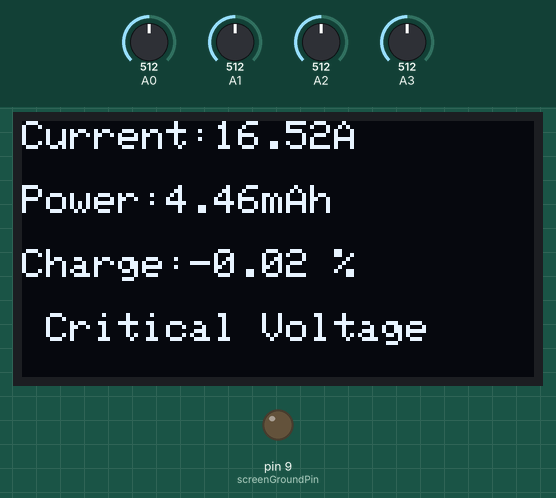
Simulated run of this sketch. Board: Arduino Uno, built with avr-gcc and run on an emulated ATmega328P. Shown: 128×64 one-colour display, output pins drawn as LEDs (lit = HIGH). Inputs (shaded band) come from the test bench; at power-on: A0 = 512, A3 = 512, A1 = 512, A2 = 512.

Above: at 1.3 s.
1.4 s: A0 set to 716
At 1.64 s:
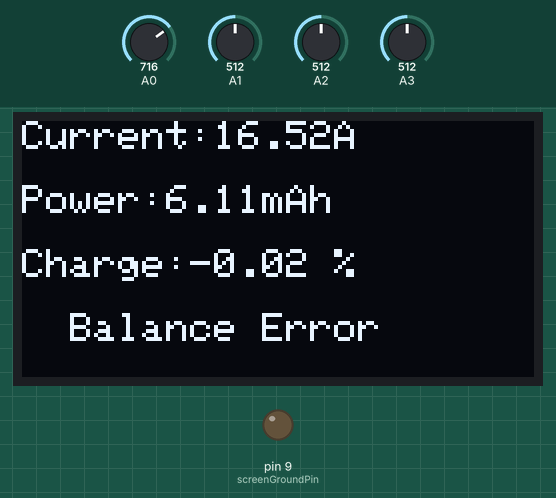
3.5 s: A3 set to 992
At 3.8 s:
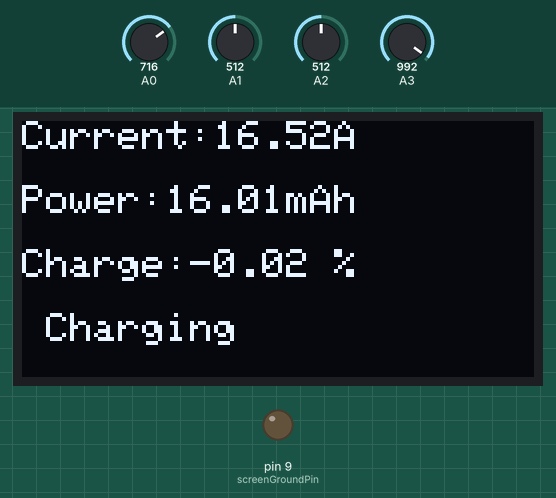
6.5 s: A1 set to 716
At 6.68 s:
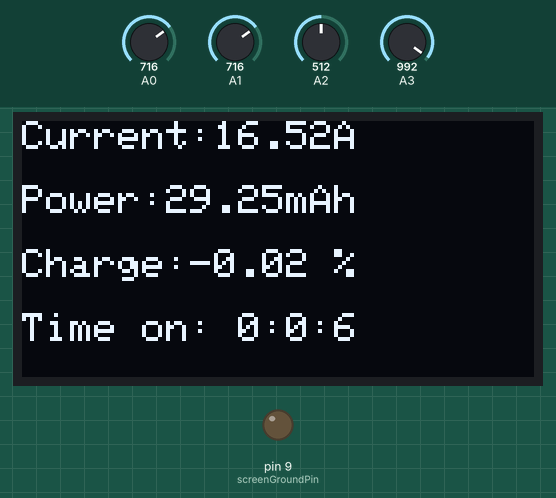
8.0 s: A2 set to 716
At 8.29 s:
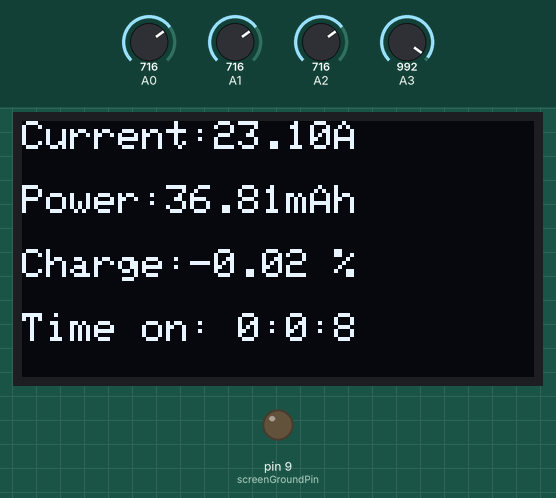
9.7 s: A0 set to 992
At 9.91 s:
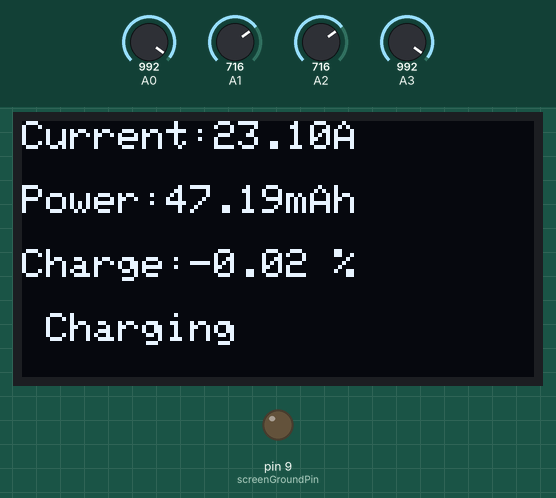
11.3 s: A1 set to 992
At 11.53 s:
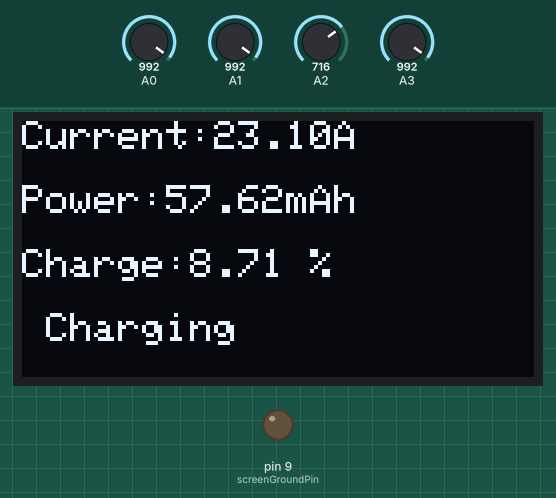

Measured:
- after the input at 1.4 s, the display: changes after 0.15 s (image 1)
- after the input at 3.5 s, the display: first differs from a run without the input after 0.21 s (image 2)

The sketch:

current_screen_v0.9.ino
```cpp
#include <Adafruit_GFX.h>
#include <Adafruit_SSD1306.h>
#include "math.h"
#include <avr/sleep.h>
#include <avr/wdt.h>


#define OLED_RESET 4
Adafruit_SSD1306 display(OLED_RESET);
 int screenGroundPin = 9;

// watchdog interrupt
ISR (WDT_vect) {
  wdt_disable();  // disable watchdog
}  // end of WDT_vect

    float Voltage = 0;
    //float b2V = 0;
    float Current = 0;
    float Charge = 100;
    float Power = 0;
    float inputVoltage = 0;
    float Battery1 = 0;
    float Battery2 = 0;
    bool firstWakeup = true;
    bool charging = false;
    bool mosfet = true;
    bool screen = false;
    unsigned long idleTime = 0;
    unsigned long upTime = 0;
    unsigned long wakeTime = 0;
    unsigned long lastTime = 0;
    unsigned long loopTime = 0;
    //delete these after testing
    //unsigned long millisNow = 0;
    //unsigned long usTime = 0;
    //unsigned long usLast = 0;
    //int us = 0;
    float Valpha = 0.3;
    float Calpha = 0.3;
    float Palpha = 0.002;
    int i = 0;
    int error = 0;
    String errorString = "";


void setup() {

  /*
  Serial.begin(115200);
  Serial.println("Basic Weather Station");
  */

    pinMode(screenGroundPin, OUTPUT);
    turnDisplayOn(100);
    digitalWrite(screenGroundPin, LOW); //ground pin for screen. Low-on High-off
    //delay(1000);
        wakeTime=millis();
        lastTime=wakeTime-1;
}
void loop(){

    measureVoltages();
    measureCurrent();

    //get the time
    unsigned long millisNow = millis();
    //loopTime = millisNow-lastTime;
    calculateCharge();
    calculatePower(millisNow);
    lastTime = millisNow;

    //calculate uptime move to display ever 100 statement
    upTime = (millisNow-fixRollover(wakeTime,millisNow))/1000L;

    if(Current>50){
      if(firstWakeup==true){
        wakeTime=millisNow;
        lastTime=wakeTime-1L;
        firstWakeup=false;
        Power = 0;
        turnDisplayOn(10);
      }
      //reset idle time
      idleTime = millisNow-2L;
    }

    chargeBatteries();


    if(Current<=50){
      //if waking up from sleep
      //if(firstWakeup==true){
        //test sleep duration
      }

      //if sitting for 3 seconds item was probably re plugged to clear data
      if((millisNow-fixRollover(idleTime,millisNow))>=8000){
        firstWakeup = true;
      }
      //if sitting for 10 seconds charging has probably finished doing nothing to sleep

      if((millisNow-fixRollover(idleTime,millisNow))>=10000){
        firstWakeup=true;
        if(charging==false){
          goSleep();
        }
      }

    if((millisNow-fixRollover(idleTime,millisNow))<10000){
      //update display every 100 loops
      i++;
      if (i>50){
        Display();
        i=0;
      }
    }
}
void chargeBatteries(){
  //handle checking if chargign, switching mosfets and display
  //check input voltage
  //Pro Mini analoge in is 3.3v tollerant
  //
  //B2----wwww---A3---wwww----GND
  //       R1          R2
  //5V  187.5k       300k
  //current through circuit = 10.246uA
  //(5.2/1023.0)= 5.083089mV resolution
  float latest = analogRead(A3)*0.005083089;
  inputVoltage = runningAverage(inputVoltage, latest, Valpha);


  if(inputVoltage>=4.8){
    if(firstWakeup){
      charging = true;
      chargeDisplay();
    }
    else{
      //screen already on charging a device
      errorString = "Charging";
      error++;
    }
  }
  if(inputVoltage<4.8){
     if(charging == true){
       charging = false;
     }
  }

  if(charging){
    mosfetControl();
  }
}
void chargeDisplay(){
  if(charging){
    if(screen==false){
      turnDisplayOn(200);
    }
    display.clearDisplay();
    display.setTextSize(1);
    display.setTextColor(WHITE);
    display.setCursor(0,0);
    display.println("Charging Batteries");
    display.setCursor(0,16);
    display.println("Charge:" + String(Charge*100.0) + " %");
    display.setCursor(0,32);
    display.println("Input:" + String(inputVoltage) + " V");
    display.fillRoundRect(0,48, map(Charge,0,1,0,display.width()), 16, 4, WHITE);
    display.drawRoundRect(0,48, display.width(), 16, 4, WHITE);
    display.display();
    //delay(1000);
  }
}
void mosfetControl(){
  //switch mosfets balancing???
  if(mosfet){
    //do top battery
  }
  else{
    //do bottom battery
  }
}
void Display(){
    display.clearDisplay();
    display.setTextSize(1);
    display.setTextColor(WHITE);
    display.setCursor(0,0);
    if(Current<1000){
      display.println("Current:" + String(Current) + "mA"); //Current
    }
    else{
      display.println("Current:" + String(Current/1000) + "A"); //Current
    }

    display.setCursor(0,16);
    if(Power>10000){
      display.println("Power:" + String(Power/1000.0) + "Ah");
    }
    else{
      display.println("Power:" + String(Power) + "mAh");
    }
    if(upTime/60%60%2){
      display.setCursor(0,32);
      display.println("V1:" + String(Battery1) +"V  V2:" + String(Battery2));
      //display.fillRoundRect(0,30, map(Charge,0,1,0,display.width()), 10, 4, WHITE);
      //display.drawRoundRect(0,30, display.width(), 10, 4, WHITE);
    }
    else{
      display.setCursor(0,32);
      display.println("Charge:" + String(Charge/10.0) + " %");
    }
    if(error>0 && upTime%2){
      display.setCursor(0,48);
      display.println(" " + String(errorString));
      error++;
      if(error>=5){
        error = 0;
        errorString ="";
      }
    }
    else{
      //if(upTime%2){
        int upTimeh = upTime/60/60;
        int upTimem = upTime/60%60;
        int upTimes = upTime%60;
        display.setCursor(0,48);
        display.println("Time on: " + String(upTimeh) + ":"+ String(upTimem) + ":"+ String(upTimes));
      //display.println("Voltage:" + String(Battery1+Battery2) + " V");
      //}
      //else{
      //  display.setCursor(0,48);
      //  display.println("V1:" + String(Battery1) + "V  V2:" + String(Battery2));
      //}
    }
    display.display();
    delay(100);
}

void measureVoltages(){
  //D1 Mini chip contains an inbuilt voltage divider
  //Vin---wwww---A0---wwww----Ain---wwww---GND
  //       R3          R1             R2
  //      540k        220k -internal- 100k
  //current through circuit = 9.77uA
  //(8.6/1023.0)=0.008406647mV resolution
  //
  //Pro Mini analoge in is 3.3v tollerant
  //
  //B2----wwww---A0---wwww----GND
  //       R1          R2
  //4.2V  90.91k       300k
  //A0 = (R2/R1+R2)*B2
  //current through circuit = 11uA
  //(4.3/1023.0)= 4.203324mV resolution
  float latest = analogRead(A0)*0.00420324;
  Battery1 = runningAverage(Battery1, latest, Valpha);


  //B1----wwww---A1---wwww----GND
  //       R1          R2
  //8.4V  320k         200k
  //current through circuit = 16.538uA
  //(8.6/1023.0)=8.406647mV resolution
  latest = (analogRead(A1)*0.008406647)-latest;
  //Voltage = Voltage - (Valpha * (Voltage - latest));
  Battery2 = runningAverage(Battery2, latest, Valpha);

  if(Battery1<3.5||Battery2<3.5){
    errorString = " Low Voltage";
    error++;
  }
  if(Battery1<3.3||Battery2<3.3){
    errorString = "Critical Voltage";
    error++;
  }
}

float runningAverage(float average, float latest, float alpha){
  average = average - (alpha * (average - latest));
  return average;
}

void measureCurrent(){
  //Pro Mini analog in is 3.3v tollerant
  //Vbat-----[load]----A2----wwww----GND
  //8.6v       I?           0.1ohms
  // I = V / R  3.3 / 0.1 = 33A max
  // V = I * R  A2 Voltage at 3Amps is 0.3V
  // (33/1023)=0.032258A 32.3mA resolution
  float latest = analogRead(A2)*32.258;
  Current = runningAverage(Current, latest, Calpha);
}

void calculateCharge(){
  float temp = (Battery1/Battery2);
  temp = abs(temp)-1;
  float total = (Battery1+Battery2)*100.0;
  float latest = map(total,661,841,0,1000.0); // /8.41V;
  Charge = runningAverage(Charge, latest, Palpha);
  if(Charge<-0.2){
    Charge = -0.2;
  }

  //if balance is out by 2%
  if(temp>0.02){
    errorString = " Balance Error";
    error++;
  }
}

void calculatePower(unsigned long millisNow){
  //calculate power mAh
  Power += Current*(millisNow-fixRollover(lastTime,millisNow))*0.000000278;// /60/60/1000;//0.00138889; // current amps *1000 to mA * change in time ms /1000/60/60 to hours
}

long fixRollover(unsigned long temp, unsigned long millisNow){
  if(temp>millisNow){ //fix rollover
    //need signed double resolution for this?
    //unsigned long fixed = (4294967294-temp)*-1;
    long fixed = ((4294967294-temp)*(-1));
    return fixed;
  }
  else{
    return temp;
  }
}


void turnDisplayOff(){
  screen = false;
  display.clearDisplay();
  display.display();
  display.ssd1306_command(SSD1306_DISPLAYOFF);
  digitalWrite(screenGroundPin, HIGH); //screen off
}
void turnDisplayOn(int delaytime){
  screen = true;
  digitalWrite(screenGroundPin, LOW); //screen on
  delay(delaytime);
  display.begin(SSD1306_SWITCHCAPVCC, 0x3C);
  display.clearDisplay();
  display.display();

}

void goSleep(){
  //if current = 0
  turnDisplayOff();
  //do the sleep thing
  // clear various "reset" flags
  MCUSR = 0;
  // allow changes, disable reset
  WDTCSR = _BV (WDCE) | _BV (WDE);
  // set interrupt mode and an interval
  WDTCSR = _BV (WDIE) | _BV (WDP3) | _BV (WDP0);    // set WDIE, and 1 second delay
  wdt_reset();  // pat the dog

  set_sleep_mode (SLEEP_MODE_PWR_DOWN);
  sleep_enable();

  sleep_cpu ();

  // cancel sleep as a precaution
  sleep_disable();
}
```
